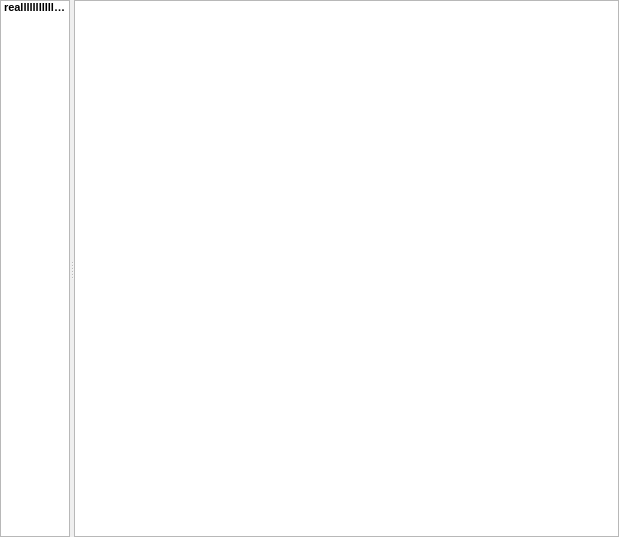
<?xml version="1.0" encoding="UTF-8"?>
<ui version="4.0">
 <class>logbrowser</class>
 <widget class="QWidget" name="logbrowser">
  <property name="geometry">
   <rect>
    <x>0</x>
    <y>0</y>
    <width>619</width>
    <height>537</height>
   </rect>
  </property>
  <property name="windowTitle">
   <string>Form</string>
  </property>
  <layout class="QGridLayout" name="gridLayout">
   <property name="margin">
    <number>0</number>
   </property>
   <property name="spacing">
    <number>0</number>
   </property>
   <item row="0" column="0">
    <widget class="QSplitter" name="splitter">
     <property name="orientation">
      <enum>Qt::Horizontal</enum>
     </property>
     <property name="handleWidth">
      <number>4</number>
     </property>
     <widget class="QListWidget" name="userlist">
      <property name="sizePolicy">
       <sizepolicy hsizetype="Expanding" vsizetype="Expanding">
        <horstretch>1</horstretch>
        <verstretch>0</verstretch>
       </sizepolicy>
      </property>
      <property name="font">
       <font>
        <pointsize>8</pointsize>
        <weight>75</weight>
        <bold>true</bold>
       </font>
      </property>
      <property name="horizontalScrollBarPolicy">
       <enum>Qt::ScrollBarAlwaysOff</enum>
      </property>
      <property name="spacing">
       <number>1</number>
      </property>
      <property name="sortingEnabled">
       <bool>true</bool>
      </property>
      <item>
       <property name="text">
        <string>realllllllllllllllllllllllllllllllll</string>
       </property>
      </item>
     </widget>
     <widget class="QTextBrowser" name="convtext">
      <property name="sizePolicy">
       <sizepolicy hsizetype="Expanding" vsizetype="Expanding">
        <horstretch>100</horstretch>
        <verstretch>0</verstretch>
       </sizepolicy>
      </property>
     </widget>
    </widget>
   </item>
  </layout>
  <action name="actionClose">
   <property name="text">
    <string>Close</string>
   </property>
   <property name="shortcut">
    <string>Ctrl+W</string>
   </property>
  </action>
 </widget>
 <resources/>
 <connections>
  <connection>
   <sender>actionClose</sender>
   <signal>activated()</signal>
   <receiver>logbrowser</receiver>
   <slot>close()</slot>
   <hints>
    <hint type="sourcelabel">
     <x>353</x>
     <y>268</y>
    </hint>
    <hint type="destinationlabel">
     <x>309</x>
     <y>268</y>
    </hint>
   </hints>
  </connection>
 </connections>
</ui>
